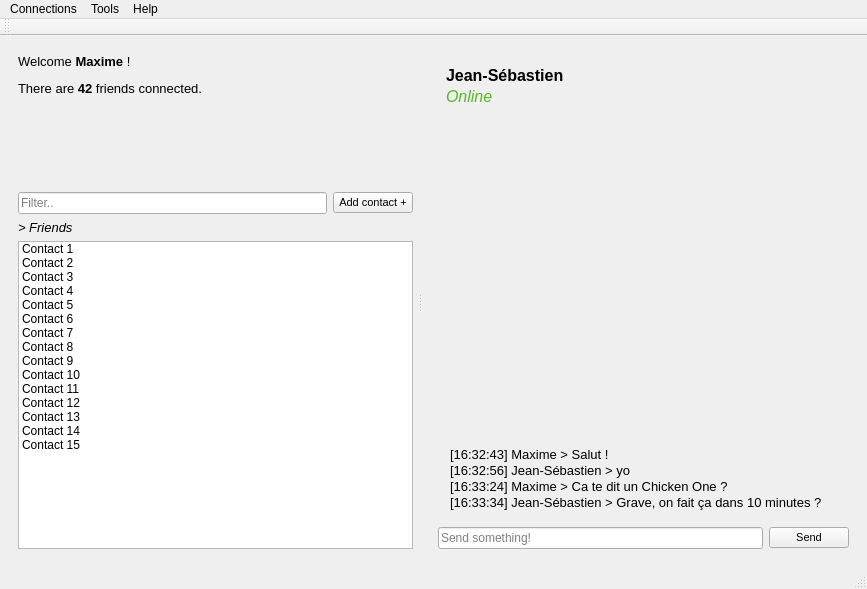
<?xml version="1.0" encoding="UTF-8"?>
<ui version="4.0">
 <class>MainWindow</class>
 <widget class="QMainWindow" name="MainWindow">
  <property name="geometry">
   <rect>
    <x>0</x>
    <y>0</y>
    <width>867</width>
    <height>589</height>
   </rect>
  </property>
  <property name="windowTitle">
   <string>MainWindow</string>
  </property>
  <property name="iconSize">
   <size>
    <width>24</width>
    <height>24</height>
   </size>
  </property>
  <property name="tabShape">
   <enum>QTabWidget::Rounded</enum>
  </property>
  <widget class="QWidget" name="centralWidget">
   <layout class="QHBoxLayout" name="horizontalLayout_2">
    <property name="spacing">
     <number>7</number>
    </property>
    <property name="leftMargin">
     <number>7</number>
    </property>
    <property name="topMargin">
     <number>7</number>
    </property>
    <property name="rightMargin">
     <number>7</number>
    </property>
    <property name="bottomMargin">
     <number>7</number>
    </property>
    <item>
     <layout class="QHBoxLayout" name="horizontalLayout" stretch="0">
      <property name="spacing">
       <number>6</number>
      </property>
      <property name="leftMargin">
       <number>0</number>
      </property>
      <property name="topMargin">
       <number>0</number>
      </property>
      <property name="rightMargin">
       <number>0</number>
      </property>
      <item>
       <widget class="QSplitter" name="splitter">
        <property name="baseSize">
         <size>
          <width>0</width>
          <height>0</height>
         </size>
        </property>
        <property name="frameShape">
         <enum>QFrame::NoFrame</enum>
        </property>
        <property name="lineWidth">
         <number>1</number>
        </property>
        <property name="orientation">
         <enum>Qt::Horizontal</enum>
        </property>
        <property name="opaqueResize">
         <bool>true</bool>
        </property>
        <property name="handleWidth">
         <number>14</number>
        </property>
        <widget class="QWidget" name="verticalLayoutWidget_2">
         <layout class="QVBoxLayout" name="verticalLayout1" stretch="2,0,5">
          <property name="spacing">
           <number>6</number>
          </property>
          <property name="rightMargin">
           <number>0</number>
          </property>
          <item>
           <layout class="QVBoxLayout" name="verticalLayout_4">
            <property name="spacing">
             <number>6</number>
            </property>
            <property name="sizeConstraint">
             <enum>QLayout::SetDefaultConstraint</enum>
            </property>
            <property name="leftMargin">
             <number>0</number>
            </property>
            <property name="bottomMargin">
             <number>0</number>
            </property>
            <item>
             <widget class="QLabel" name="label">
              <property name="minimumSize">
               <size>
                <width>100</width>
                <height>20</height>
               </size>
              </property>
              <property name="maximumSize">
               <size>
                <width>16777215</width>
                <height>16777215</height>
               </size>
              </property>
              <property name="font">
               <font>
                <family>Tahoma</family>
                <pointsize>11</pointsize>
                <weight>50</weight>
                <bold>false</bold>
               </font>
              </property>
              <property name="autoFillBackground">
               <bool>false</bool>
              </property>
              <property name="frameShadow">
               <enum>QFrame::Plain</enum>
              </property>
              <property name="lineWidth">
               <number>0</number>
              </property>
              <property name="text">
               <string>&lt;html&gt;&lt;head/&gt;&lt;body&gt;&lt;p&gt;&lt;span style=&quot; font-size:10pt;&quot;&gt;Welcome &lt;/span&gt;&lt;span style=&quot; font-size:10pt; font-weight:600;&quot;&gt;Maxime&lt;/span&gt;&lt;span style=&quot; font-size:10pt;&quot;&gt; !&lt;/span&gt;&lt;/p&gt;&lt;p&gt;&lt;span style=&quot; font-size:10pt;&quot;&gt;There are &lt;/span&gt;&lt;span style=&quot; font-size:10pt; font-weight:600;&quot;&gt;42&lt;/span&gt;&lt;span style=&quot; font-size:10pt;&quot;&gt; friends connected.&lt;/span&gt;&lt;/p&gt;&lt;/body&gt;&lt;/html&gt;</string>
              </property>
              <property name="textFormat">
               <enum>Qt::RichText</enum>
              </property>
              <property name="alignment">
               <set>Qt::AlignLeading|Qt::AlignLeft|Qt::AlignTop</set>
              </property>
              <property name="wordWrap">
               <bool>true</bool>
              </property>
              <property name="margin">
               <number>7</number>
              </property>
             </widget>
            </item>
           </layout>
          </item>
          <item>
           <layout class="QHBoxLayout" name="horizontalLayout_4">
            <item>
             <layout class="QHBoxLayout" name="horizontalLayout_6">
              <item>
               <widget class="QLineEdit" name="lineEdit">
                <property name="placeholderText">
                 <string>Filter..</string>
                </property>
               </widget>
              </item>
             </layout>
            </item>
            <item>
             <layout class="QHBoxLayout" name="horizontalLayout_5">
              <item>
               <widget class="QPushButton" name="pushButton">
                <property name="maximumSize">
                 <size>
                  <width>88</width>
                  <height>16777215</height>
                 </size>
                </property>
                <property name="font">
                 <font>
                  <family>Tahoma</family>
                  <pointsize>8</pointsize>
                 </font>
                </property>
                <property name="text">
                 <string>Add contact +</string>
                </property>
               </widget>
              </item>
             </layout>
            </item>
           </layout>
          </item>
          <item>
           <layout class="QVBoxLayout" name="verticalLayout">
            <property name="rightMargin">
             <number>0</number>
            </property>
            <item>
             <layout class="QHBoxLayout" name="horizontalLayout_3" stretch="10">
              <item>
               <widget class="QLabel" name="label_2">
                <property name="font">
                 <font>
                  <family>Tahoma</family>
                  <pointsize>10</pointsize>
                  <italic>true</italic>
                 </font>
                </property>
                <property name="text">
                 <string>&gt; Friends</string>
                </property>
               </widget>
              </item>
             </layout>
            </item>
            <item>
             <layout class="QVBoxLayout" name="verticalLayout_6">
              <item>
               <widget class="QListWidget" name="listWidget_2">
                <property name="dragEnabled">
                 <bool>true</bool>
                </property>
                <item>
                 <property name="text">
                  <string>Contact 1</string>
                 </property>
                </item>
                <item>
                 <property name="text">
                  <string>Contact 2</string>
                 </property>
                </item>
                <item>
                 <property name="text">
                  <string>Contact 3</string>
                 </property>
                </item>
                <item>
                 <property name="text">
                  <string>Contact 4</string>
                 </property>
                </item>
                <item>
                 <property name="text">
                  <string>Contact 5</string>
                 </property>
                </item>
                <item>
                 <property name="text">
                  <string>Contact 6</string>
                 </property>
                </item>
                <item>
                 <property name="text">
                  <string>Contact 7</string>
                 </property>
                </item>
                <item>
                 <property name="text">
                  <string>Contact 8</string>
                 </property>
                </item>
                <item>
                 <property name="text">
                  <string>Contact 9</string>
                 </property>
                </item>
                <item>
                 <property name="text">
                  <string>Contact 10</string>
                 </property>
                </item>
                <item>
                 <property name="text">
                  <string>Contact 11</string>
                 </property>
                </item>
                <item>
                 <property name="text">
                  <string>Contact 12</string>
                 </property>
                </item>
                <item>
                 <property name="text">
                  <string>Contact 13</string>
                 </property>
                </item>
                <item>
                 <property name="text">
                  <string>Contact 14</string>
                 </property>
                </item>
                <item>
                 <property name="text">
                  <string>Contact 15</string>
                 </property>
                </item>
               </widget>
              </item>
             </layout>
            </item>
           </layout>
          </item>
         </layout>
        </widget>
        <widget class="QWidget" name="verticalLayoutWidget">
         <layout class="QVBoxLayout" name="verticalLayout2" stretch="2,10">
          <property name="spacing">
           <number>6</number>
          </property>
          <item>
           <layout class="QHBoxLayout" name="horizontalLayout_7">
            <property name="leftMargin">
             <number>6</number>
            </property>
            <property name="topMargin">
             <number>12</number>
            </property>
            <item>
             <widget class="QLabel" name="label_4">
              <property name="font">
               <font>
                <family>Tahoma</family>
                <pointsize>12</pointsize>
               </font>
              </property>
              <property name="text">
               <string>&lt;html&gt;&lt;head/&gt;&lt;body&gt;&lt;p style=&quot;margin: 2px&quot;&gt;&lt;span style=&quot; font-weight:500;&quot;&gt;Jean-Sébastien&lt;/span&gt;&lt;/p&gt;&lt;p style=&quot;margin: 2px&quot;&gt;&lt;span style=&quot; font-style:italic; color:#56b921;&quot;&gt;Online&lt;/span&gt;&lt;/p&gt;&lt;/body&gt;&lt;/html&gt;</string>
              </property>
              <property name="alignment">
               <set>Qt::AlignLeading|Qt::AlignLeft|Qt::AlignTop</set>
              </property>
             </widget>
            </item>
           </layout>
          </item>
          <item>
           <layout class="QVBoxLayout" name="verticalLayout_2" stretch="0,0">
            <item>
             <widget class="QScrollArea" name="scrollArea">
              <property name="frameShape">
               <enum>QFrame::NoFrame</enum>
              </property>
              <property name="frameShadow">
               <enum>QFrame::Plain</enum>
              </property>
              <property name="widgetResizable">
               <bool>true</bool>
              </property>
              <widget class="QWidget" name="scrollAreaWidgetContents_2">
               <property name="geometry">
                <rect>
                 <x>0</x>
                 <y>0</y>
                 <width>385</width>
                 <height>392</height>
                </rect>
               </property>
               <layout class="QHBoxLayout" name="horizontalLayout_14">
                <item>
                 <widget class="QLabel" name="label_3">
                  <property name="font">
                   <font>
                    <family>Tahoma</family>
                    <pointsize>10</pointsize>
                   </font>
                  </property>
                  <property name="frameShape">
                   <enum>QFrame::NoFrame</enum>
                  </property>
                  <property name="frameShadow">
                   <enum>QFrame::Plain</enum>
                  </property>
                  <property name="lineWidth">
                   <number>1</number>
                  </property>
                  <property name="midLineWidth">
                   <number>0</number>
                  </property>
                  <property name="text">
                   <string>&lt;html&gt;&lt;head/&gt;&lt;body&gt;&lt;p style=&quot;margin: 1px;&quot;&gt;[16:32:43] Maxime &amp;gt; Salut !&lt;/p&gt;&lt;p style=&quot;margin: 1px;&quot;&gt;[16:32:56] Jean-Sébastien &amp;gt; yo&lt;/p&gt;&lt;p style=&quot;margin: 1px;&quot;&gt;[16:33:24] Maxime &amp;gt; Ca te dit un Chicken One ?&lt;/p&gt;&lt;p style=&quot;margin: 1px;&quot;&gt;[16:33:34] Jean-Sébastien &amp;gt; Grave, on fait ça dans 10 minutes ?&lt;/p&gt;&lt;/body&gt;&lt;/html&gt;</string>
                  </property>
                  <property name="alignment">
                   <set>Qt::AlignBottom|Qt::AlignLeading|Qt::AlignLeft</set>
                  </property>
                  <property name="wordWrap">
                   <bool>true</bool>
                  </property>
                  <property name="openExternalLinks">
                   <bool>true</bool>
                  </property>
                  <property name="textInteractionFlags">
                   <set>Qt::LinksAccessibleByMouse|Qt::TextSelectableByKeyboard|Qt::TextSelectableByMouse</set>
                  </property>
                 </widget>
                </item>
               </layout>
              </widget>
             </widget>
            </item>
            <item>
             <layout class="QHBoxLayout" name="horizontalLayout_9">
              <item>
               <layout class="QHBoxLayout" name="horizontalLayout_13">
                <item>
                 <widget class="QLineEdit" name="lineEdit_2">
                  <property name="placeholderText">
                   <string>Send something!</string>
                  </property>
                 </widget>
                </item>
               </layout>
              </item>
              <item>
               <layout class="QHBoxLayout" name="horizontalLayout_11">
                <item>
                 <widget class="QPushButton" name="pushButton_2">
                  <property name="font">
                   <font>
                    <family>Tahoma</family>
                    <pointsize>8</pointsize>
                   </font>
                  </property>
                  <property name="text">
                   <string>Send</string>
                  </property>
                 </widget>
                </item>
               </layout>
              </item>
             </layout>
            </item>
           </layout>
          </item>
         </layout>
        </widget>
       </widget>
      </item>
     </layout>
    </item>
   </layout>
  </widget>
  <widget class="QMenuBar" name="menuBar">
   <property name="geometry">
    <rect>
     <x>0</x>
     <y>0</y>
     <width>867</width>
     <height>21</height>
    </rect>
   </property>
   <widget class="QMenu" name="menuFile">
    <property name="title">
     <string>Connections</string>
    </property>
    <addaction name="actionConnect"/>
    <addaction name="actionDisconnect"/>
    <addaction name="separator"/>
    <addaction name="actionQuit"/>
   </widget>
   <widget class="QMenu" name="menuSettings">
    <property name="title">
     <string>Tools</string>
    </property>
    <addaction name="actionSettings_2"/>
   </widget>
   <widget class="QMenu" name="menuHelp">
    <property name="title">
     <string>Help</string>
    </property>
    <addaction name="actionSettings"/>
   </widget>
   <addaction name="menuFile"/>
   <addaction name="menuSettings"/>
   <addaction name="menuHelp"/>
  </widget>
  <widget class="QToolBar" name="mainToolBar">
   <attribute name="toolBarArea">
    <enum>TopToolBarArea</enum>
   </attribute>
   <attribute name="toolBarBreak">
    <bool>false</bool>
   </attribute>
  </widget>
  <widget class="QStatusBar" name="statusBar"/>
  <action name="actionConnect">
   <property name="text">
    <string>Connect</string>
   </property>
  </action>
  <action name="actionDisconnect">
   <property name="text">
    <string>Disconnect</string>
   </property>
  </action>
  <action name="actionSettings">
   <property name="text">
    <string>About us</string>
   </property>
  </action>
  <action name="actionSettings_2">
   <property name="text">
    <string>Settings</string>
   </property>
   <property name="shortcut">
    <string>Ctrl+S</string>
   </property>
  </action>
  <action name="actionQuit">
   <property name="text">
    <string>Quit</string>
   </property>
   <property name="shortcut">
    <string>Ctrl+Q</string>
   </property>
  </action>
 </widget>
 <layoutdefault spacing="6" margin="11"/>
 <resources/>
 <connections/>
</ui>
